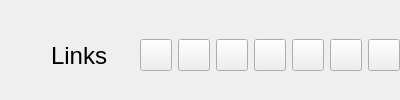
                <widget class="QFrame" name="button_logo_horizontal">
                 <property name="minimumSize">
                  <size>
                   <width>345</width>
                   <height>50</height>
                  </size>
                 </property>
                 <property name="layoutDirection">
                  <enum>Qt::LeftToRight</enum>
                 </property>
                 <layout class="QHBoxLayout" name="horizontalLayout_10">
                  <property name="rightMargin">
                   <number>0</number>
                  </property>
                  <property name="bottomMargin">
                   <number>0</number>
                  </property>
                  <item>
                   <spacer name="horizontalSpacer_4">
                    <property name="orientation">
                     <enum>Qt::Horizontal</enum>
                    </property>
                    <property name="sizeHint" stdset="0">
                     <size>
                      <width>40</width>
                      <height>20</height>
                     </size>
                    </property>
                   </spacer>
                  </item>
                  <item>
                   <widget class="QLabel" name="label_rewardsInfo_2">
                    <property name="font">
                     <font>
                      <pointsize>18</pointsize>
                     </font>
                    </property>
                    <property name="text">
                     <string>Links    </string>
                    </property>
                    <property name="alignment">
                     <set>Qt::AlignLeading|Qt::AlignLeft|Qt::AlignVCenter</set>
                    </property>
                    <property name="textInteractionFlags">
                     <set>Qt::LinksAccessibleByMouse</set>
                    </property>
                   </widget>
                  </item>
                  <item>
                   <widget class="QPushButton" name="pushButton_Website">
                    <property name="minimumSize">
                     <size>
                      <width>32</width>
                      <height>32</height>
                     </size>
                    </property>
                    <property name="maximumSize">
                     <size>
                      <width>32</width>
                      <height>32</height>
                     </size>
                    </property>
                    <property name="icon">
                     <iconset>
                      <normaloff>:/icons/website</normaloff>:/icons/website</iconset>
                    </property>
                    <property name="iconSize">
                     <size>
                      <width>32</width>
                      <height>32</height>
                     </size>
                    </property>
                   </widget>
                  </item>
                  <item>
                   <widget class="QPushButton" name="pushButton_Discord">
                    <property name="minimumSize">
                     <size>
                      <width>32</width>
                      <height>32</height>
                     </size>
                    </property>
                    <property name="maximumSize">
                     <size>
                      <width>32</width>
                      <height>32</height>
                     </size>
                    </property>
                    <property name="icon">
                     <iconset>
                      <normaloff>:/icons/discord</normaloff>:/icons/discord</iconset>
                    </property>
                    <property name="iconSize">
                     <size>
                      <width>32</width>
                      <height>32</height>
                     </size>
                    </property>
                   </widget>
                  </item>
                  <item>
                   <widget class="QPushButton" name="pushButton_Twitter">
                    <property name="minimumSize">
                     <size>
                      <width>32</width>
                      <height>32</height>
                     </size>
                    </property>
                    <property name="maximumSize">
                     <size>
                      <width>32</width>
                      <height>32</height>
                     </size>
                    </property>
                    <property name="icon">
                     <iconset>
                      <normaloff>:/icons/twitter</normaloff>:/icons/twitter</iconset>
                    </property>
                    <property name="iconSize">
                     <size>
                      <width>32</width>
                      <height>32</height>
                     </size>
                    </property>
                   </widget>
                  </item>
                  <item>
                   <widget class="QPushButton" name="pushButton_Telegram">
                    <property name="minimumSize">
                     <size>
                      <width>32</width>
                      <height>32</height>
                     </size>
                    </property>
                    <property name="maximumSize">
                     <size>
                      <width>32</width>
                      <height>32</height>
                     </size>
                    </property>
                    <property name="icon">
                     <iconset>
                      <normaloff>:/icons/telegram</normaloff>:/icons/telegram</iconset>
                    </property>
                    <property name="iconSize">
                     <size>
                      <width>32</width>
                      <height>32</height>
                     </size>
                    </property>
                   </widget>
                  </item>
                  <item>
                   <widget class="QPushButton" name="pushButton_Medium">
                    <property name="minimumSize">
                     <size>
                      <width>32</width>
                      <height>32</height>
                     </size>
                    </property>
                    <property name="maximumSize">
                     <size>
                      <width>32</width>
                      <height>32</height>
                     </size>
                    </property>
                    <property name="icon">
                     <iconset>
                      <normaloff>:/icons/medium</normaloff>:/icons/medium</iconset>
                    </property>
                    <property name="iconSize">
                     <size>
                      <width>32</width>
                      <height>32</height>
                     </size>
                    </property>
                   </widget>
                  </item>
                  <item>
                   <widget class="QPushButton" name="pushButton_Explorer">
                    <property name="minimumSize">
                     <size>
                      <width>32</width>
                      <height>32</height>
                     </size>
                    </property>
                    <property name="maximumSize">
                     <size>
                      <width>32</width>
                      <height>32</height>
                     </size>
                    </property>
                    <property name="icon">
                     <iconset>
                      <normaloff>:/icons/explorer</normaloff>:/icons/explorer</iconset>
                    </property>
                    <property name="iconSize">
                     <size>
                      <width>32</width>
                      <height>32</height>
                     </size>
                    </property>
                   </widget>
                  </item>
                  <item>
                   <widget class="QPushButton" name="pushButton_Github">
                    <property name="minimumSize">
                     <size>
                      <width>32</width>
                      <height>32</height>
                     </size>
                    </property>
                    <property name="maximumSize">
                     <size>
                      <width>32</width>
                      <height>32</height>
                     </size>
                    </property>
                    <property name="icon">
                     <iconset>
                      <normaloff>:/icons/reddit</normaloff>:/icons/reddit</iconset>
                    </property>
                    <property name="iconSize">
                     <size>
                      <width>32</width>
                      <height>32</height>
                     </size>
                    </property>
                   </widget>
                  </item>
                 </layout>
                </widget>
